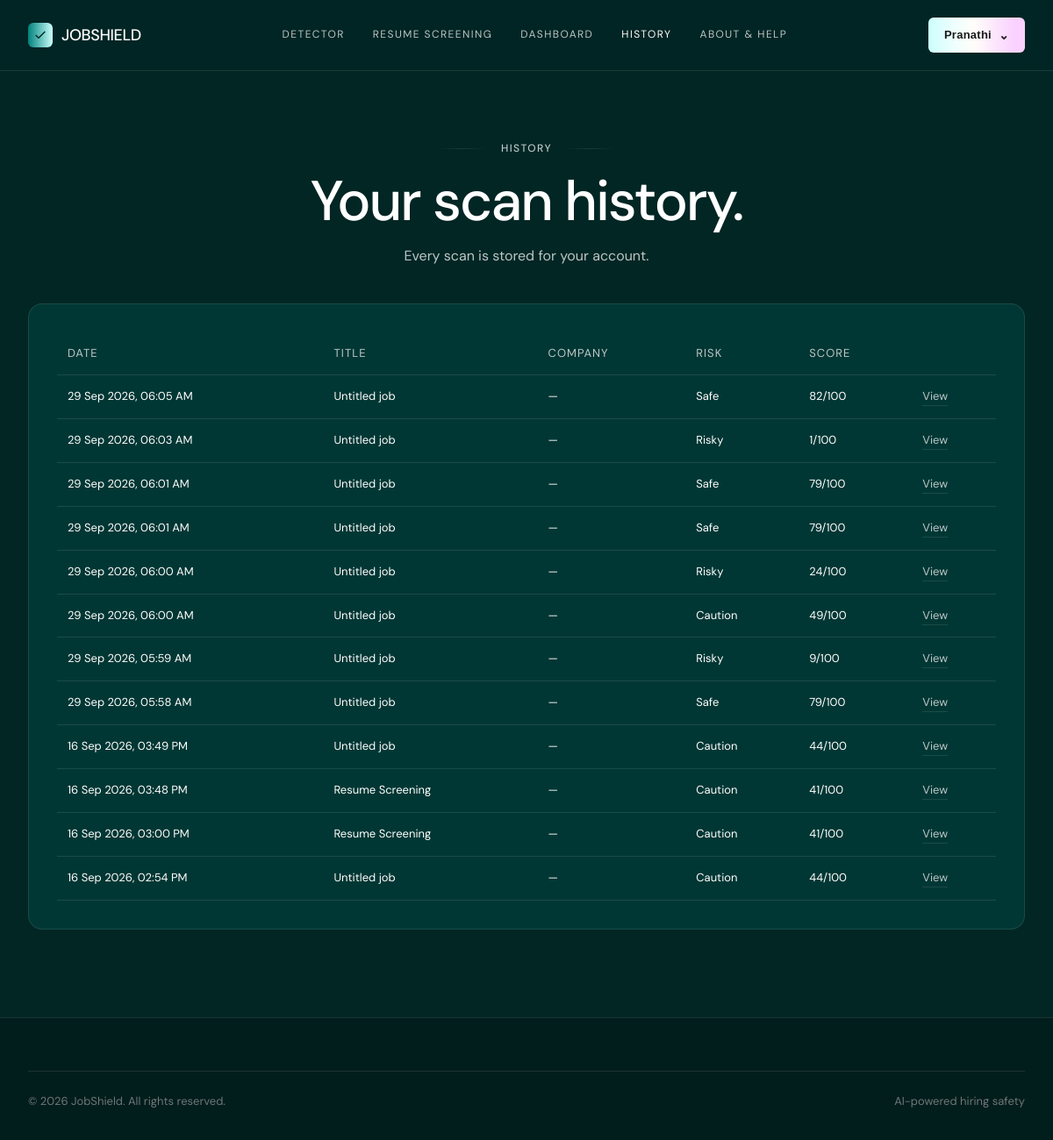
Screenshot of /history (signed in) with the database file from the repository.
### models.py (models this page shows, shortened)
class User(UserMixin, db.Model):
    __tablename__ = "users"
    id = db.Column(db.Integer, primary_key=True)
    email = db.Column(db.String(255), unique=True, nullable=False, index=True)
    username = db.Column(db.String(80), unique=True, nullable=True, index=True)
    password_hash = db.Column(db.String(255), nullable=True)
    google_id = db.Column(db.String(255), unique=True, nullable=True, index=True)
    needs_username = db.Column(db.Boolean, default=False, nullable=False)
    is_admin = db.Column(db.Boolean, default=False, nullable=False)
    created_at = db.Column(db.DateTime, default=lambda: datetime.now(timezone.utc), nullable=False)
    reset_otp_hash = db.Column(db.String(255), nullable=True)
    reset_otp_expiry = db.Column(db.DateTime, nullable=True)
    scans = db.relationship(
        "Scan",
        backref="user",
        lazy=True,
        cascade="all, delete-orphan"
    )
    profile = db.relationship(
        "UserProfile",
        backref="user",
        uselist=False,
        lazy=True,
        cascade="all, delete-orphan"
    )

class Scan(db.Model):
    __tablename__ = "scans"
    id = db.Column(db.Integer, primary_key=True)
    user_id = db.Column(
        db.Integer,
        db.ForeignKey("users.id"),
        nullable=False,
        index=True
    )
    created_at = db.Column(
        db.DateTime,
        default=lambda: datetime.now(timezone.utc),
        nullable=False,
        index=True
    )
    job_title = db.Column(
        db.String(255),
        nullable=False,
        default="Untitled job"
    )
    company_name = db.Column(
        db.String(255),
        nullable=True
    )
    score = db.Column(
        db.Integer,
        nullable=False,
        default=0
    )
    risk = db.Column(
        db.String(50),
        nullable=False,
        default="Caution"
    )
    result_json = db.Column(
        db.Text,
        nullable=False
    )

### app.py (the view)
@app.route("/history")
@login_required
def history():
    scans = (
        Scan.query
        .filter_by(user_id=current_user.id)
        .order_by(Scan.created_at.desc())
        .all()
    )
    return render_template(
        "history.html",
        title="History",
        active="history",
        history=scans,
    )

### models.py (called while the page is built)
@login_manager.user_loader
def load_user(user_id):
    try:
        return db.session.get(User, int(user_id))
    except (TypeError, ValueError):
        return None

### templates/history.html (shortened to what this page needs)
{% extends 'base.html' %}
{% block content %}
<main class="page">
  <div class="wrap">
    <div class="page-head">
      <div class="eyebrow">History</div>
      <h1>Your scan history.</h1>
      <p>Every scan is stored for your account.</p>
    </div>
    {% if selected_scan %}
    <div class="history-result-card">
      <div class="result-card-top">
        <div>
          <div class="eyebrow">Saved Result</div>
          <h2>
            {{ selected_scan.job_title }}
          </h2>
          {% if selected_scan.company_name %}
            <p class="result-company">
              {{ selected_scan.company_name }}
            </p>
          {% else %}
            <p class="result-company">
              Company not provided
            </p>
          {% endif %}
        </div>
        <a class="back-link" href="/history">
          ← Back
        </a>
      </div>
      <div class="score-card">
        <div class="score-header">
          <div>
            <span class="score-label">Safety Score</span>
            <div class="score-value">
              {{ selected_scan.score }}
              <span>/100</span>
            </div>
          </div>
          <div class="risk-badge risk-{{ selected_scan.risk|lower }}">
            {{ selected_scan.risk }}
          </div>
        </div>
        <div class="progress-section">
          <div class="progress-labels">
            <span>Risk / Safety level</span>
            <span>{{ selected_scan.score }}%</span>
          </div>
          <div class="progress-track">
            <div
              class="progress-fill"
              style="width: {{ [selected_scan.score, 100]|min }}%;"
            ></div>
          </div>
        </div>
      </div>
      {% if selected_result %}
      <div class="details-card">
        {% set actual_result = selected_result.get('result', selected_result) %}
        {% if actual_result.get('summary') %}
        <div class="detail-section">
          <h3>Summary</h3>
          <p>{{ actual_result.get('summary') }}</p>
        </div>
        {% endif %}
        {% if actual_result.get('checks') %}
        <div class="detail-section">
          <h3>Checks</h3>
          <div class="detail-list">
            {% for check in actual_result.get('checks', []) %}
              <div class="detail-item">
                {{ check }}
              </div>
            {% endfor %}
          </div>
        </div>
        {% endif %}
        {% if actual_result.get('suspicious_signals') %}
        <div class="detail-section">
          <h3>Suspicious Signals</h3>
          <div class="detail-list">
            {% for signal in actual_result.get('suspicious_signals', []) %}
              <div class="detail-item">
                {{ signal }}
              </div>
            {% endfor %}
          </div>
        </div>
        {% endif %}
        {% if actual_result.get('safe_signals') %}
        <div class="detail-section">
          <h3>Safe Signals</h3>
          <div class="detail-list">
            {% for signal in actual_result.get('safe_signals', []) %}
              <div class="detail-item">
                {{ signal }}
              </div>
            {% endfor %}
          </div>
        </div>
        {% endif %}
        {% if actual_result.get('evidence') %}
        <div class="detail-section">
          <h3>Evidence</h3>
          <p>{{ actual_result.get('evidence') }}</p>
        </div>
        {% endif %}
        {% if actual_result.get('next_steps') %}
        <div class="detail-section">
          <h3>Next Steps</h3>
          <div class="detail-list">
            {% for step in actual_result.get('next_steps', []) %}
              <div class="detail-item">
                {{ step }}
              </div>
            {% endfor %}
          </div>
        </div>
        {% endif %}
        {% if actual_result.get('relevancy_score') is not none %}
        <div class="detail-section">
          <h3>Resume Relevancy</h3>
          <div class="resume-score-row">
            <strong>
              {{ actual_result.get('relevancy_score') }}%
            </strong>
            <span>
              {{ actual_result.get('keyword_total', 0) }}
              keywords analyzed
            </span>
          </div>
          <div class="progress-track resume-progress">
            <div
              class="progress-fill"
              style="width: {{ [actual_result.get('relevancy_score', 0), 100]|min }}%;"
            ></div>
          </div>
        </div>
        {% endif %}
        {% if actual_result.get('matched_keywords') %}
        <div class="detail-section">
          <h3>Matched Keywords</h3>
          <div class="keyword-list">
            {% for keyword in actual_result.get('matched_keywords', []) %}
              <span class="keyword">{{ keyword }}</span>
            {% endfor %}
          </div>
        </div>
        {% endif %}
        {% if actual_result.get('missing_keywords') %}
        <div class="detail-section">
          <h3>Missing Keywords</h3>
          <div class="keyword-list">
            {% for keyword in actual_result.get('missing_keywords', []) %}
              <span class="keyword missing">{{ keyword }}</span>
            {% endfor %}
          </div>
        </div>
        {% endif %}
      </div>
      {% endif %}
    </div>
    {% else %}
    <div class="panel">
      {% if history %}
      <table class="history-table">
        <thead>
          <tr>
            <th>Date</th>
            <th>Title</th>
            <th>Company</th>
            <th>Risk</th>
            <th>Score</th>
            <th></th>
          </tr>
        </thead>
        <tbody>
          {% for x in history %}
          <tr>
            <td>
              {{ x.created_at.strftime('%d %b %Y, %I:%M %p') }}
            </td>
            <td>
              {{ x.job_title }}
            </td>
            <td>
              {{ x.company_name or '—' }}
            </td>
            <td>
              {{ x.risk }}
            </td>
            <td>
              {{ x.score }}/100
            </td>
            <td>
              <a
                class="btn-ghost"
                href="{{ url_for('history_detail', scan_id=x.id) }}"
              >
                View
              </a>
            </td>
          </tr>
          {% endfor %}
        </tbody>
      </table>
      {% else %}
      <div class="notice">
        No scans yet. Run your first check from Detector or Resume Screening.
      </div>
      {% endif %}
    </div>
    {% endif %}
  </div>
</main>
{% endblock %}

### templates/base.html (shortened to what this page needs)
<!doctype html>
<html lang="en">
<head>
  <link rel="stylesheet" href="{{ url_for('static', filename='css/style.css') }}">
</head>
<body>
<header class="nav">
  <div class="wrap">
    <a href="/" class="logo"><span class="mark"><svg viewBox="0 0 24 24" fill="none" stroke="#012624" stroke-width="2"><path d="M4 12l5 5L20 6"/></svg></span>JOBSHIELD</a>
    <nav class="links">
      <a href="/detector" class="{{ 'active' if active=='detector' else '' }}">Detector</a>
      <a href="/resume-screening" class="{{ 'active' if active=='resume' else '' }}">Resume Screening</a>
      <a href="/dashboard" class="{{ 'active' if active=='dashboard' else '' }}">Dashboard</a>
      <a href="/history" class="{{ 'active' if active=='history' else '' }}">History</a>
      <a href="/about-help" class="{{ 'active' if active=='help' else '' }}">About &amp; Help</a>
    </nav>
    {% if current_user.is_authenticated %}
      <div class="account-menu">
        <button type="button" class="btn btn-nav account-trigger" aria-expanded="false" aria-haspopup="true">
          {{ current_user.username or 'Account' }} <span class="account-chevron">⌄</span>
        </button>
      </div>
    {% else %}
      <a href="{{ url_for('auth.login') }}" class="btn btn-nav btn-nav-gradient">Get Started</a>
    {% endif %}
  </div>
</header>
{% block content %}{% endblock %}
<footer><div class="wrap"><div class="footer-bottom"><span>© 2026 JobShield. All rights reserved.</span><span>AI-powered hiring safety</span></div></div></footer>
</body>
</html>

### static/css/style.css (style rules this page uses)
:root { --liquid-abyss:#012624; --liquid-deep:#011d1c; --liquid-kelp:#003734; --liquid-mist:#edfffe; --platinum:#ffffff; --silver-mist:#bbc7c6; --ash:#f2f2f2; --slate-deep:#707777; --lavender:#fde9ff; --gradient-aurora:linear-gradient(90deg,rgb(203,255,252) 0%,rgb(237,255,254) 26.25%,rgb(255,253,250) 47.57%,rgb(250,209,255) 88.96%); --gradient-bio:linear-gradient(90deg,rgb(0,130,124) 0%,rgb(203,255,252) 100%); --hairline:rgba(255,255,255,.1); --font-display:'DM Sans',ui-sans-serif,system-ui,-apple-system,sans-serif; --font-ui:Arial,ui-sans-serif,system-ui,sans-serif; }
* { box-sizing:border-box;margin:0;padding:0 }
html { scroll-behavior:smooth }
body { background:var(--liquid-abyss); color:var(--platinum); font-family:var(--font-display); line-height:1.45; -webkit-font-smoothing:antialiased }
a { color:inherit;text-decoration:none }
button,input,textarea,select { font:inherit }
.wrap { max-width:1200px; margin:0 auto; padding:0 32px }
header.nav { position:sticky; top:0; z-index:50; background:rgba(1,38,36,.72); backdrop-filter:blur(10px); -webkit-backdrop-filter:blur(10px); border-bottom:1px solid var(--hairline) }
header.nav .wrap { height:80px; display:flex; align-items:center; justify-content:space-between }
.logo { display:flex; align-items:center; gap:10px; font-weight:500; font-size:18px; letter-spacing:-.02em }
.logo .mark { width:28px; height:28px; border-radius:6px; background:var(--gradient-bio); display:flex; align-items:center; justify-content:center }
.logo .mark svg { width:16px; height:16px }
nav.links { display:flex; align-items:center; gap:32px }
nav.links a { font-weight:400; font-size:12px; letter-spacing:.12em; text-transform:uppercase; color:var(--silver-mist); transition:color .15s ease }
nav.links a:hover, nav.links a.active { color:var(--platinum) }
.btn { font-family:var(--font-ui); font-size:14px; letter-spacing:.02em; display:inline-flex; align-items:center; justify-content:center; gap:8px; cursor:pointer; border:none; white-space:nowrap }
.btn-nav { background:var(--liquid-kelp); color:var(--platinum); padding:10px 18px; border-radius:6px; font-size:13px; border:1px solid var(--hairline) }
.btn-ghost { background:transparent; color:var(--silver-mist); padding:0; font-size:13px; border-bottom:1px solid var(--hairline); padding-bottom:2px }
.page { padding:80px 0 100px; min-height:calc(100vh - 80px) }
.page-head { max-width:760px; margin:0 auto 42px; text-align:center }
.eyebrow { display:flex; align-items:center; justify-content:center; gap:16px; font-weight:500; font-size:12px; letter-spacing:.12em; text-transform:uppercase; color:var(--silver-mist); margin-bottom:20px }
.eyebrow:before, .eyebrow:after { content:""; height:1px; width:56px; background:linear-gradient( 90deg, transparent, var(--hairline), transparent ) }
.page-head h1 { font-size:clamp(40px,6vw,64px); font-weight:500; letter-spacing:-.03em; line-height:1; margin-bottom:18px }
.page-head p { color:var(--silver-mist); font-size:16px }
.panel { background:var(--liquid-kelp); border:1px solid var(--hairline); border-radius:16px; padding:32px }
.history-table { width:100%; border-collapse:collapse }
.history-table th, .history-table td { text-align:left; padding:15px 12px; border-bottom:1px solid var(--hairline); font-size:13px }
.history-table th { color:var(--silver-mist); font-weight:400; text-transform:uppercase; letter-spacing:.08em }
footer { background:var(--liquid-deep); padding:60px 0 35px; margin-top:0; border-top:1px solid var(--hairline) }
.footer-bottom { display:flex; justify-content:space-between; align-items:center; border-top:1px solid var(--hairline); padding-top:25px; font-size:13px; color:var(--slate-deep) }
.account-menu { position:relative }
.account-trigger { background:var(--gradient-aurora); color:#1a1a1a; font-weight:600; border:0; min-height:40px; box-shadow:0 0 0 1px rgba(255,255,255,.08) inset }
.account-chevron { font-size:14px; line-height:1; transition:transform .15s ease }

### rows the page displays
User: username "Pranathi"
Scan: created_at "29 Sep 2026, 06:05 AM", job_title "Untitled job", company_name "—", risk "Safe", score "82"
Scan: created_at "29 Sep 2026, 06:03 AM", job_title "Untitled job", company_name "—", risk "Risky", score "1"
Scan: created_at "29 Sep 2026, 06:01 AM", job_title "Untitled job", company_name "—", risk "Safe", score "79"
Scan: created_at "29 Sep 2026, 06:01 AM", job_title "Untitled job", company_name "—", risk "Safe", score "79"
Scan: created_at "29 Sep 2026, 06:00 AM", job_title "Untitled job", company_name "—", risk "Risky", score "24"
Scan: created_at "29 Sep 2026, 06:00 AM", job_title "Untitled job", company_name "—", risk "Caution", score "49"
Scan: created_at "29 Sep 2026, 05:59 AM", job_title "Untitled job", company_name "—", risk "Risky", score "9"
Scan: created_at "29 Sep 2026, 05:58 AM", job_title "Untitled job", company_name "—", risk "Safe", score "79"
Scan: created_at "16 Sep 2026, 03:49 PM", job_title "Untitled job", company_name "—", risk "Caution", score "44"
Scan: created_at "16 Sep 2026, 03:48 PM", job_title "Resume Screening", company_name "—", risk "Caution", score "41"
Scan: created_at "16 Sep 2026, 03:00 PM", job_title "Resume Screening", company_name "—", risk "Caution", score "41"
Scan: created_at "16 Sep 2026, 02:54 PM", job_title "Untitled job", company_name "—", risk "Caution", score "44"
